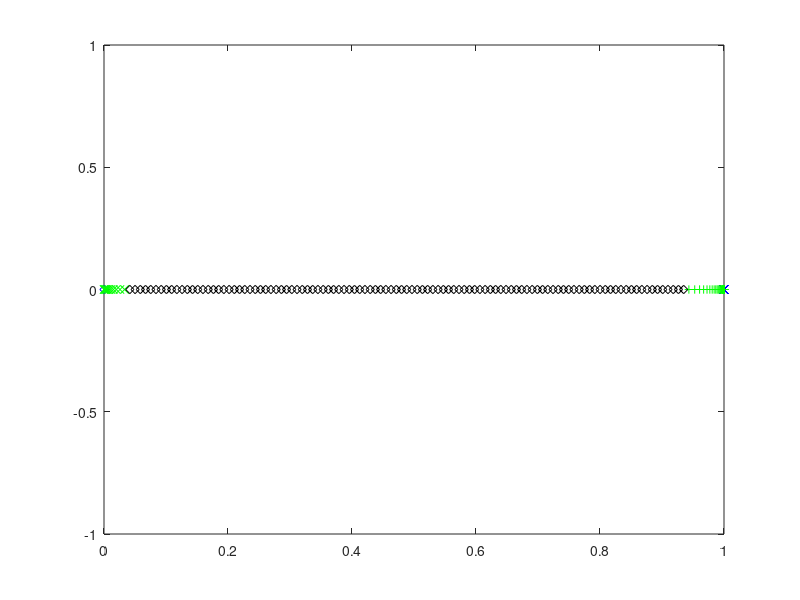
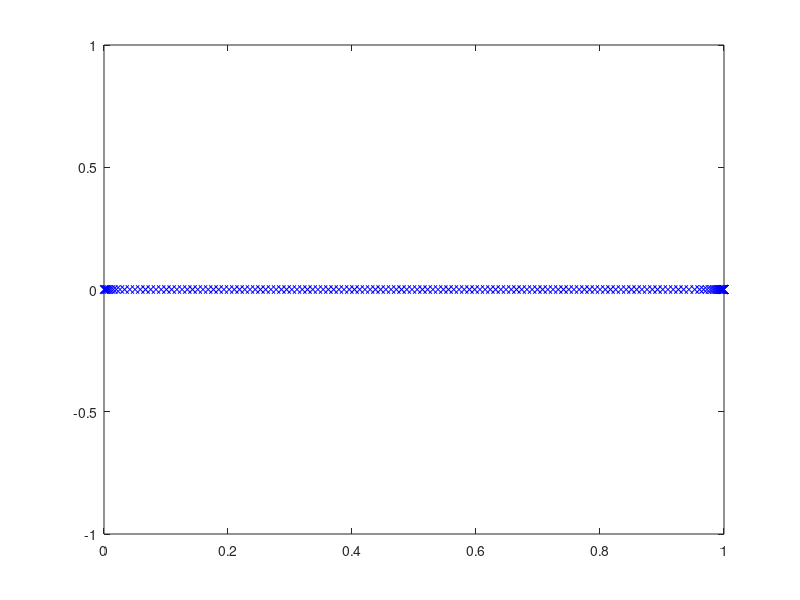

The MATLAB script that drew these images, in order: (Note: this script raises an error after producing the figures.)
  close all
clear
clc
 
% Dimensional fluid constants (tin as leaves cartridge) for NS
g_dim = 9.8; %m/s^2
save('g_dim.mat','g_dim') 
rho_dim = 1000; %kg/m^3
save('rho_dim.mat','rho_dim') 
nu_dim = 1E-6; %m^2/s
save('nu_dim.mat','nu_dim')
sigma_1e_dim = 72.86E-3;%Kg/s^2 (i.e. N/m)
save('sigma_1e_dim.mat','sigma_1e_dim')
R = .5E-6; %droplet radius

%equilibrium contact angle
theta_c_eq = 60  *pi/180;
save('theta_c_eq.mat','theta_c_eq')

% width of the interfacial phase in metres (recommended 
%value is 1E-9)
width_dim = 1E-9; 
save('width_dim.mat','width_dim')

%IFM coefficients for the free-surface
%Beta for liquid-gas interface (this
%could have a coefficient in front, but we take it to be one)
beta_g_dim = rho_dim*nu_dim/width_dim;
save('beta_g_dim.mat','beta_g_dim')
%Alpha coefficient for liquid-gas interface (this could also
%have a coefficient in front but we also take it to be one, 
%making it the inverse of the beta_g constant)
alpha_g_dim = width_dim/(rho_dim*nu_dim); 
save('alpha_g_dim.mat','alpha_g_dim')
%Surface density at which surface tension is zero 
%(this is taken as the volume density times the width of the 
%surface phase)
rhos_0_dim = rho_dim*width_dim; 
save('rhos_0_dim.mat','rhos_0_dim')
%Equilibrium surface density of liquid-gas 
%interface
rhos1_e_dim = 0.6*rhos_0_dim; 
save('rhos1_e_dim.mat','rhos1_e_dim')
%Proportionality constant for the state equation for surface 
%tension as a function of density on the liquid-gas 
%interface
gamma_g_dim = sigma_1e_dim/(rhos_0_dim-rhos1_e_dim);
save('gamma_g_dim.mat','gamma_g_dim')
%relaxation time of surface 1 in seconds
tau_g_dim = rho_dim*nu_dim*7E-6;
save('tau_g_dim.mat','tau_g_dim')

%solid-gas surface tension
sigma_gs = 0;

%IFM coefficients for the liquid-solid interface
%constant in front of the state equation for the liquid-solid
%surface
gamma_s_dim = gamma_g_dim;
save('gamma_s_dim.mat','gamma_s_dim')
%Equilibrium surface tension for the liqud-solid interface
%(this is a function of other paremeter that we have already
%chosen)
sigma_2e_dim = -sigma_1e_dim*cos(theta_c_eq)+sigma_gs;
save('sigma_2e_dim.mat','sigma_2e_dim')
%equilibrium surface density for liquid-solid surface
%(chosen so as to have a 30 degree static contact angle)
rhos2_e_dim = rhos_0_dim - sigma_2e_dim/gamma_s_dim; 
save('rhos2_e_dim.mat','rhos2_e_dim')
%Beta navier slip
beta_ns_dim = rho_dim*nu_dim/width_dim;   
save('beta_ns_dim.mat','beta_ns_dim')
%alpha coefficient for the solid-liquid interface
alpha_s_dim = alpha_g_dim; 
save('alpha_s_dim.mat','alpha_s_dim')
%relaxation time for the liquid-solid interface
tau_s_dim = rho_dim*nu_dim*7E-6;
save('tau_s_dim.mat','tau_s_dim')

%Unit height 
L_dim = R
save('L_dim.mat','L_dim') 

%Unit speed
% U_dim = sigma_1e_dim/(rho_dim*nu_dim) %i.e. Ca = 1
U_dim = .1 %m/s
save('U_dim.mat','U_dim')

%Unit time (capillary time based on unit length)
T_dim = L_dim/U_dim 
save('T_dim.mat','T_dim')



%Unit of pressure 
P_dim = rho_dim*nu_dim*U_dim/L_dim;
save('P_dim.mat','P_dim')

%Dimensionless numbers for the bulk equations
Re = U_dim*L_dim/nu_dim %Reynolds number
save('Re.mat','Re')
St = 0 %g_dim*L_dim^2/(nu_dim*U_dim); %Stokes number
save('St.mat','St')
Ca = rho_dim*nu_dim*U_dim/sigma_1e_dim %Capillary number
save('Ca.mat','Ca')

%Dimensionless numbers for the liquid-gas IFM
%dimensionless beta coefficient for the gas interface
Bg = beta_g_dim*U_dim*L_dim/sigma_1e_dim
save('Bg.mat','Bg')
%dimensionless alpha coefficient for the gas interface
Eg = alpha_g_dim*sigma_1e_dim/(U_dim*L_dim)
save('Eg.mat','Eg')
%Dimensionless constant for the state equation on
%the liquid-gas interface
Cg = gamma_g_dim*rhos_0_dim/sigma_1e_dim
save('Cg.mat','Cg')
%dimensionless equilibrium density
Dg = rhos1_e_dim/rhos_0_dim
save('Dg.mat','Dg')
%dimensionless surface density ratio
Fg = rhos_0_dim/(rho_dim*U_dim*tau_g_dim)
save('Fg.mat','Fg')
%Dimensionless relaxation time
Tg = tau_g_dim*U_dim/L_dim
save('Tg.mat','Tg')

%Dimensionless numbers for liquid-gas IFM
%dimensionless beta coefficient for the gas interface
Be = beta_ns_dim*L_dim/(rho_dim*nu_dim*U_dim)
save('Be.mat','Be')
%dimensionless alpha coefficient for the solid-liquid 
%interface
Es = alpha_s_dim*sigma_1e_dim/(U_dim*L_dim)
save('Es.mat','Es')
%dimensionless coefficient of the state equation for the
%liquid-solid interface
Cs = gamma_s_dim*rhos_0_dim/sigma_1e_dim
save('Cs.mat','Cs')
%dimensionless equilibrium density
Ds = rhos2_e_dim/rhos_0_dim
save('Ds.mat','Ds')
%dimensionless surface-density ratio for the liquid-solid
%interface
Fs = rhos_0_dim/(rho_dim*U_dim*tau_s_dim)
save('Fs.mat','Fs')
%Dimensionless relaxation time for solid-liquid interface
Ts = tau_s_dim*U_dim/L_dim
save('Ts.mat','Ts')

%Contact line dimensionless numbers
So = sigma_gs/sigma_1e_dim
save('So.mat','So')

%Data for initial configuration of the simulation 
theta_c_ini = 89*pi/180; %radians 
save('theta_c_ini.mat','theta_c_ini')

%z-traslation for the centre of the sphere
trans_z = cos(pi-theta_c_ini);

%distance from origin to apex
h_0 = 1+trans_z;

%initial distance from origin to focus
f = sin(pi-theta_c_ini); %based on the shape of a parabola

%Required mesh resolution
l_min = min([5/(100*Be) Ca/Be Ts/(10*Ca)])/100;% .005;% following J&Y IJFNMF 2012 

%spine feet parameters
%this part here sets the number and spacing of the spines closer to the
%contact line. In this region, each odd-numbered spine has one more 
%element to its right than to its left
spine_factor_r =  1.07;%1.15;%;%needs to be slightly bigger than 1     1.05;%
save('spine_factor_r.mat','spine_factor_r')
n_spines_r = 25;% 5;% must be an odd number          5;%
save('n_spines_r.mat','n_spines_r')

%This part defines the number of spines and their separation for the
%following section of the domain. Spines can be more separated here as we 
%do not need such a high resultion furhter away from the contact line
spine_factor_m = 1.2;%                   2;%   
save('spine_factor_m.mat','spine_factor_m')
n_spines_m = 75;% 5;% must be an odd number        
save('n_spines_m.mat','n_spines_m') 

%The following part sets the number and spacing of the spines near the
%inflow boundary. An intermediate section between this one and the last one
%constructed is then created using uniform spacing
l_min_l = 1E-3 ;% 1E-2;%                .01;%
spine_factor_l = 1.25;% 1.11;% this needs to be slightly bigger than 1, James' value = 1.07
save('spine_factor_l.mat','spine_factor_l')
n_spines_l = 11;% 5;% must be an odd number        5;% 
save('n_spines_l.mat','n_spines_l')


tol_spine_ang = 1E-12; %this is just a numerical parameter to define 
%convergence of the spine lentgh's initial guess

%%
spine_feet = zeros(1,n_spines_r+n_spines_m-1);
spine_feet(1) = f;
spine_feet(2) = f-l_min;
spine_feet(3) = f-l_min*(1+spine_factor_r);
for ii = 4:n_spines_r
    spine_feet(ii) = spine_feet(ii-1) ...
                     - spine_factor_r*(spine_feet(ii-2) ...
                                       - spine_feet(ii-1));
end
figure
plot(spine_feet(1:n_spines_r),zeros(1,n_spines_r),'xb')
hold on
for ii = n_spines_r+1:n_spines_r+n_spines_m-1
    spine_feet(ii) = spine_feet(ii-1) ...
                     - spine_factor_m*(spine_feet(ii-2) ...
                                       - spine_feet(ii-1));
end
plot(spine_feet(n_spines_r+1:n_spines_r+n_spines_m-1),zeros(1,n_spines_m-1),'+g')
plot(0,0,'db')
pause
%constructing the spine feet on the left end
spines_feet_left_end = zeros(1,n_spines_l);
spines_feet_left_end(end) = 0;
spines_feet_left_end(end-1) = 0 + l_min_l;
for ii = 2:n_spines_l-1
    spines_feet_left_end(end-ii) = spines_feet_left_end(end-ii+1) ...
                                   + spine_factor_l ...
                                     *(spines_feet_left_end(end-ii+1) ...
                                       - spines_feet_left_end(end-ii+2));
end
plot(spines_feet_left_end,zeros(1,n_spines_l),'xg')
pause
left_width = spines_feet_left_end(1)-spines_feet_left_end(2);
right_width = spine_feet(end-1)-spine_feet(end);
av_width = (left_width+right_width)/2;
n_inter = ceil((spine_feet(end)-spines_feet_left_end(1))/av_width);
if mod(n_inter,2) ~= 0
    n_inter = n_inter+1;
end
width = (spine_feet(end)-spines_feet_left_end(1))/n_inter;
spine_feet = [spine_feet,zeros(1,n_inter-1)];
for ii = 0:n_inter-2
    spine_feet(end-ii) = spines_feet_left_end(1)+(ii+1)*width;
end
plot(spine_feet(end-n_inter+2:end),zeros(1,n_inter-1),'dk')
pause
%Joining everything
spine_feet = [spine_feet,spines_feet_left_end];
n_spines = length(spine_feet);
save('n_spines.mat','n_spines')
close all
figure
plot(spine_feet,zeros(size(spine_feet)),'xb');

save('spine_feet.mat','spine_feet')
spine_feet_locator = spine_feet/f;
save('spine_feet_locator.mat','spine_feet_locator')

%Chi value for each spine
%This is the coordinate of the bipolar system that corresponds to the
%circle that passes through each spine feet
chi_spines = zeros(1,n_spines);
chi_spines(1) = Inf;
chi_spines(end) = 0;
for ii = 2:n_spines-1
    fun = @(chi) foot_of_chi(chi,f)-spine_feet(ii);
    chi_spines(ii) = fzero(fun,5);
end

%The radius of each spine (from the third spine on) is determined by its
%chi coordinate
R_spines = zeros(1,n_spines);
%we force the second spine to have its centre at the contact line. This is
%so that we can enforce the condition lim_{r\to 0} \partial_{\theta}p = 0,
%by equating the pressure values on the two points of this spine as done in
%S&S CMAME 2011
R_spines(2) = abs(spine_feet(1)-spine_feet(2));
R_spines(3) = abs(spine_feet(1)-spine_feet(3));
R_spines(end) = inf;
for ii = 4:n_spines-1
    R_spines(ii) = f/sinh(chi_spines(ii));
end
save('R_spines.mat','R_spines')
 
%spine length vector intial form
spine_lengths_ini = zeros(n_spines,1);
spine_lengths_ini(1) = f; %this spine is always zero, so we just store f here
spine_lengths_ini(end) = h_0;
%Here we determine the length of each spine (so as to match the initial
%guess for our surface profile)
for ii = 2:n_spines-1
    %We use the bisection method on the angle that each spine defines
    %with a tolerance pre-defined above to assess whet
    theta_l = 0;
%     if ii < 80
        theta_u = 1.01*theta_c_ini;
%     else
%         theta_u = asin(2/R_spines(ii));
%     end
    x_l = spine_feet(ii) + (1-cos(theta_l))*R_spines(ii);
    y_l = sin(theta_l)*R_spines(ii);
    %function f is positive outside the curve that defines the initial
    %surface profile (a circle) and negative inside it 
    f_l = x_l^2+(y_l-cos(pi-theta_c_ini))^2-1;
    x_u = spine_feet(ii) + (1-cos(theta_u))*R_spines(ii);
    y_u = sin(theta_u)*R_spines(ii);
    f_u = x_u^2+(y_u-cos(pi-theta_c_ini))^2-1;
    if f_l*f_u > 0
         disp('warning: wrong initialisation of bisection method') 
         pause
    end
    while theta_u-theta_l > tol_spine_ang
        theta_m = (theta_l + theta_u)/2;
        x_m = spine_feet(ii) + (1-cos(theta_m))*R_spines(ii);
        y_m = sin(theta_m)*R_spines(ii);
        f_m = x_m^2+(y_m-cos(pi-theta_c_ini))^2-1;
        if f_l*f_m > 0
            theta_l = theta_m;
            f_l = f_m;
        elseif f_l*f_m < 0
            theta_u = theta_m;
            f_u = f_m;
        else
            f_l = f_m;
            f_u = f_m;
            theta_l = theta_m;
            theta_u = theta_m;
        end
    end
    spine_lengths_ini(ii) = theta_m*R_spines(ii);
end
save('spine_lengths_ini.mat','spine_lengths_ini')

%total number of global nodes 
n_spines_incr = n_spines_r%+n_spines_m-1;
save('n_spines_incr.mat','n_spines_incr')
n_const = n_spines-n_spines_incr;
%Sum of a arithmetic progression as spine ii has ii nodes
n_v = (n_spines_incr+1)*(n_spines_incr)/2 + n_spines_incr*n_const;
%(n_spines+1)*(n_spines)/2; 
save('n_v.mat','n_v')


%nodes (i.e. matrix containing the (r,z) coordinates of all nodes where 
%each column is a node and they are listed in order)
Nodes_rz = zeros(n_v,2);
kk = 1;
Nodes_rz(1,:) = [f ,0]; 
alpha_s = zeros(n_v,1); %This vector contains the data on how far along its
%spine the node is
alpha_s(1) = 0;
for ii = 2:n_spines_incr% n_spines-1
    kk = kk+1;
    Nodes_rz(kk,1) = spine_feet(ii);
    Nodes_rz(kk,2) = 0;
    for jj = 2:ii
        kk = kk+1;
        alpha_s(kk) = (jj-1)/(ii-1);
        %angle in the constant chi circle for each node 
        %(arc length over radius)
        theta = alpha_s(kk)*spine_lengths_ini(ii)/R_spines(ii); 
        %x of the node is the foot of the spine plus the circle's radius 
        %minus the radius cos(theta)
        Nodes_rz(kk,1) = spine_feet(ii) + R_spines(ii)*(1-cos(theta));
        Nodes_rz(kk,2) = R_spines(ii)*sin(theta);
    end
end
for ii = n_spines_incr+1:n_spines-1
    kk = kk+1;
    Nodes_rz(kk,1) = spine_feet(ii);
    Nodes_rz(kk,2) = 0;
    for jj = 2:n_spines_incr
        kk = kk+1;
        alpha_s(kk) = (jj-1)/(n_spines_incr-1);
        %angle in the constant chi circle for each node 
        %(arc length over radius)
        theta = alpha_s(kk)*spine_lengths_ini(ii)/R_spines(ii); 
        %x of the node is the foot of the spine plus the circle's radius 
        %minus the radius cos(theta)
        Nodes_rz(kk,1) = spine_feet(ii) + R_spines(ii)*(1-cos(theta));
        Nodes_rz(kk,2) = R_spines(ii)*sin(theta);
    end
end
for ii = n_v-n_spines_incr+1:n_v
    alpha_s(ii) = (ii-(n_v-n_spines_incr +1))/(n_spines_incr-1);
end
save('alpha_s.mat','alpha_s')
Nodes_rz(end-n_spines_incr+1:end,1) = zeros(1,n_spines_incr);
Nodes_rz(end-n_spines_incr+1:end,2) = 0:h_0/(n_spines_incr-1):h_0;
save('Nodes_rz.mat','Nodes_rz')
 


n_v 
pause
close all
%Nodes
figure
plot(Nodes_rz(:,1),Nodes_rz(:,2),'x')
axis equal

%Spine feet and tip node numbers
spine_feet_nodes = zeros(1,n_spines);
spine_tip_nodes = zeros(1,n_spines);
for ii = 1:n_spines_incr
    spine_feet_nodes(ii) = 1+(1+ii-1)*(ii-1)/2;
    spine_tip_nodes(ii) = (ii+1)*(ii)/2;
end
n_nodes_incr = (1+n_spines_incr)*(n_spines_incr)/2;
for ii = n_spines_incr+1:n_spines
    spine_feet_nodes(ii) = 1 + n_nodes_incr ...
                             + (ii-n_spines_incr-1)*n_spines_incr;
    spine_tip_nodes(ii) = n_nodes_incr+(ii-n_spines_incr)*n_spines_incr;
end
save('spine_feet_nodes.mat','spine_feet_nodes')
save('spine_tip_nodes.mat','spine_tip_nodes')



